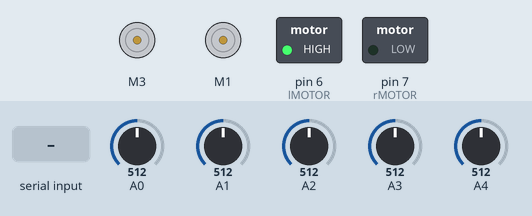
This sketch was run on a simulated Arduino Uno, built with avr-gcc and run on an emulated ATmega328P. Shown: 2 × DC motor (green arrow = forward, orange = backward, longer = faster), switched loads named in the sketch (green lamp = pin HIGH). The test bench sets the inputs (shaded band); at power-on: A0 = 512, A1 = 512, A2 = 512, A3 = 512, A4 = 512. What the sketch prints to the serial monitor is not drawn.

Above: at 1.2 s.
1.3 s: "<STOP>" received over Serial
2.8 s: "<START>" received over Serial
Timing chart, 0 to 5.8 s (numbered marks = the images above; inputs shaded):
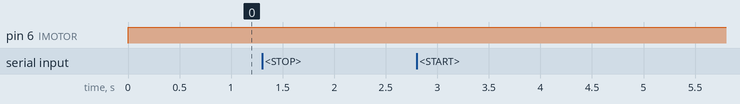

Measured:
- after the input at 1.3 s, every drawn part: stays the same
- after the input at 2.8 s, every drawn part: stays the same

The sketch:

LF_PID.ino
```cpp
#include <Wire.h>
#include <Adafruit_MotorShield.h>
#include "utility/Adafruit_MS_PWMServoDriver.h"

Adafruit_MotorShield AFMS = Adafruit_MotorShield();
Adafruit_DCMotor *leftMotor = AFMS.getMotor(3); // we are using M3
Adafruit_DCMotor *rightMotor = AFMS.getMotor(1); // we are using M1

#define TARGET  2031  //Target IR reading for center sensor
#define Kp 0 //P value in PID
#define Ki  0 //I value in PID
#define Kd 0 //D value in PID
#define lMOTOR 6 //Left motor pin
#define rMOTOR 7  //Right motor pin
#define maxSPEED 150 //Max speed to set motors
#define targetSPEED 100  //Target speed to set motors to
#define minSPEED -150 //Minimum speed to set motors to
#define numSENSORS 5 //Number of IR sensors
#define stopVALUE 4550 //Value of IR sensors at finish line

int irData[numSENSORS]; //store IR array data

int lastError  = 0; //stores last error found from PID

int lmDirection = FORWARD;
int rmDirection = FORWARD;
int lmSpeed = 0;
int rmSpeed = 0;
int irAverage = 0;
int irSum = 0;

bool start = true;

//Serial control setup
const byte numChars = 32;
char receivedChars[numChars];   // an array to store the received data
boolean newData = false;

void setup() {
  AFMS.begin();
  // Initialize Pins
  pinMode(lMOTOR, OUTPUT);
  pinMode(rMOTOR, OUTPUT);
  Serial.begin(9600); //Start  serial

  leftMotor->setSpeed(lmSpeed); // initialise the speed + direction for left
  leftMotor->run(lmDirection);

  rightMotor->setSpeed(rmSpeed);  // initialise the speed + direction for motor one
  rightMotor->run(rmDirection);

  Serial.print("<Arduino is ready>");
  Serial.println("<Valid Commands: <START>, <STOP>");
}

void loop() {
  //Proccessing received serial input
  static boolean recvInProgress = false;
  static byte ndx = 0;
  char startMarker = '<';
  char endMarker = '>';
  char rc;

  while (Serial.available() > 0 && newData == false) {
      rc = Serial.read();

      if (recvInProgress == true) {
          if (rc != endMarker) {
              receivedChars[ndx] = rc;
              ndx++;
              if (ndx >= numChars) {
                  ndx = numChars - 1;
              }
          }
          else {
              receivedChars[ndx] = '\0'; // terminate the string
              recvInProgress = false;
              ndx = 0;
              newData = true;
          }
      }

      else if (rc == startMarker) {
          recvInProgress = true;
      }
  }
  //Show condition being applied to LF program and prints to serial
  if (newData == true) {
        Serial.print("Command: ");
        Serial.println(receivedChars);
        String command = String(receivedChars);

        if (command == "STOP") {
          start = false;
        }
        else if (command == "START") {
          start = true;
        }
        else {
          Serial.println("Invalid Command");

        }
        newData = false;
  }
  //Line follower loop begins
  if (start == true) { //will stop program if end condition is met
    //Serial.print("Start if");
    int irAverage = 0;
    int irSum = 0;

    //Cycle through sensors and assigns them to array. Left to right
    for (int i = 0; i < numSENSORS; i++){
      irData[i] = analogRead(i);
      irAverage += irData[i] * i * 1000;   //weighted mean
      irSum += irData[i];
    }
    if (irSum >= stopVALUE) { //checks to see if sensors are over finish line
      start = false; //swips loop condition switch
      return; //exits loop iteration
    }

    int position = int(irAverage / irSum);

    //PID calculations
    int error = TARGET - position; //determine deviation form target position
    int p = error;
    int i = Ki + error;
    int d = error - lastError;
    lastError = error;  //Save last error for next iteration
    int adjustSpeed  = p*Kp + i*Ki + d*Kd;

    lmSpeed = targetSPEED + adjustSpeed;
    rmSpeed = targetSPEED - adjustSpeed;

    //Determine motor direction depending on speed
    if (lmSpeed >= 0) {
      //lmDirection = FORWARD;
      lmSpeed = HIGH;
    }
    else {
      //lmDirection = BACKWARD;
      lmSpeed = LOW;
    }
    if (rmSpeed >= 0) {
      //rmDirection = FORWARD;
      rmSpeed = HIGH;
    }
    else {
      //rmDirection = BACKWARD;
      rmSpeed = LOW;
    }

    //Assure motor speed is not leaving limits of motor function
    /*
    if (lmSpeed > maxSPEED) {
      lmSpeed = maxSPEED;
    }

    if (lmSpeed < minSPEED) {
      lmSpeed = minSPEED;
    }

    if (rmSpeed > maxSPEED) {
      rmSpeed = maxSPEED;
    }

    if (rmSpeed < minSPEED) {
      rmSpeed = minSPEED;
    }
    */
    //analogWrite(L_MOTOR, lmSpeed);
   // leftMotor->setSpeed(abs(lmSpeed));
    //leftMotor->run(lmDirection);
    digitalWrite(lMOTOR, 255);

    //analogWrite(R_MOTOR, rmSpeed);
   // rightMotor->setSpeed(abs(rmSpeed));
   // rightMotor->run(rmDirection);

    //Data to serial for graphing in python
    for (int i = 0; i < numSENSORS; i++){
      //Serial.println(analogRead(i));
      Serial.print(irData[i]);
      Serial.print(",");
    }
    Serial.print(lmSpeed);
    Serial.print(",");
    Serial.println(rmSpeed);

  }

  else {
    //Serial.print("Else start");
    //Stop motors
    //analogWrite(L_MOTOR, 0);
    leftMotor->run(RELEASE);
    //analogWrite(R_MOTOR, 0);
    rightMotor->run(RELEASE);
    /*
    for (int i = 0; i < numSENSORS; i++){
      //Serial.println(analogRead(i));
      Serial.print(irData[i]);
      Serial.print(",");
    }
    Serial.print(lmSpeed);
    Serial.print(",");
    Serial.println(rmSpeed);
    */
  }
}
```
